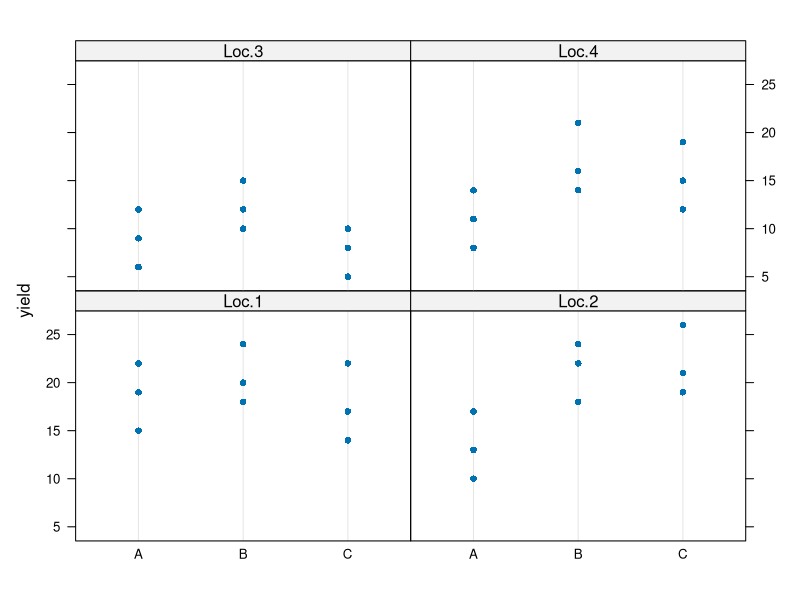
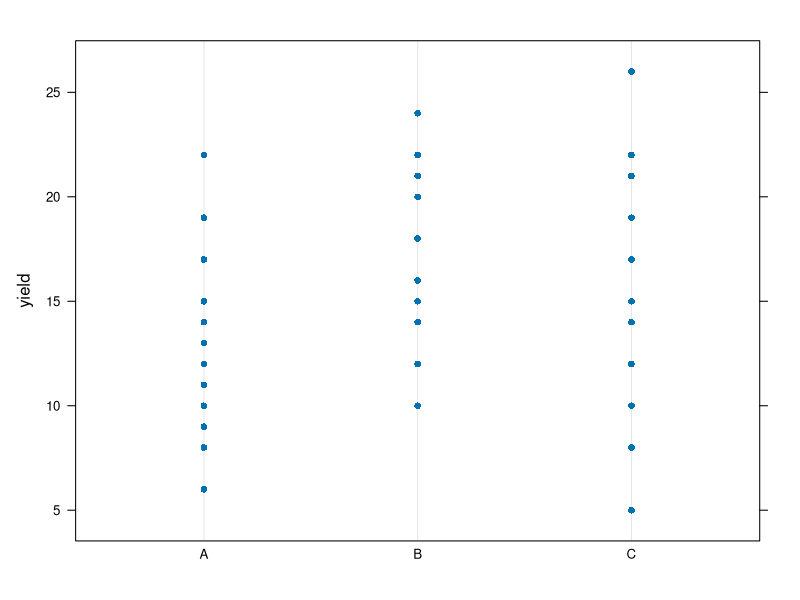

These charts were generated, in order, by the following R code: (Note: this script raises an error after producing the figures.)

library(lattice);

### Define data ####################################################################################
DF.potatoes <- data.frame(matrix(nrow=0,ncol=3));
colnames(DF.potatoes) <- c('yield','variety','location');
str(DF.potatoes);
DF.potatoes;

DF.potatoes <- rbind(DF.potatoes,data.frame(yield = c(15,19,22), variety  = rep('A',3), location = rep('Loc.1')));
DF.potatoes <- rbind(DF.potatoes,data.frame(yield = c(17,10,13), variety  = rep('A',3), location = rep('Loc.2')));
DF.potatoes <- rbind(DF.potatoes,data.frame(yield = c( 9,12, 6), variety  = rep('A',3), location = rep('Loc.3')));
DF.potatoes <- rbind(DF.potatoes,data.frame(yield = c(14, 8,11), variety  = rep('A',3), location = rep('Loc.4')));

DF.potatoes <- rbind(DF.potatoes,data.frame(yield = c(20,24,18), variety  = rep('B',3), location = rep('Loc.1')));
DF.potatoes <- rbind(DF.potatoes,data.frame(yield = c(24,18,22), variety  = rep('B',3), location = rep('Loc.2')));
DF.potatoes <- rbind(DF.potatoes,data.frame(yield = c(12,15,10), variety  = rep('B',3), location = rep('Loc.3')));
DF.potatoes <- rbind(DF.potatoes,data.frame(yield = c(21,16,14), variety  = rep('B',3), location = rep('Loc.4')));

DF.potatoes <- rbind(DF.potatoes,data.frame(yield = c(22,17,14), variety  = rep('C',3), location = rep('Loc.1')));
DF.potatoes <- rbind(DF.potatoes,data.frame(yield = c(26,19,21), variety  = rep('C',3), location = rep('Loc.2')));
DF.potatoes <- rbind(DF.potatoes,data.frame(yield = c(10, 5, 8), variety  = rep('C',3), location = rep('Loc.3')));
DF.potatoes <- rbind(DF.potatoes,data.frame(yield = c(19,15,12), variety  = rep('C',3), location = rep('Loc.4')));

str(DF.potatoes);
DF.potatoes;

### Using predefined functions lm() and anova() ####################################################
LM.potatoes.2 <- lm(
	formula = yield ~ variety * location,
	data    = DF.potatoes
	);
anova(LM.potatoes.2);

LM.potatoes.1 <- lm(
	formula = yield ~ variety + location,
	data    = DF.potatoes
	);
anova(LM.potatoes.1);

LM.potatoes.0 <- lm(
	formula = yield ~ variety,
	data    = DF.potatoes
	);
anova(LM.potatoes.0);

# plot the fat absorbed data, stratified by fat type:
pdf("exercise-2-10_dotplot-potatoes-variety-location.pdf");
dotplot(
	yield ~ variety | location,
	data = DF.potatoes
	);
dev.off();

pdf("exercise-2-10_dotplot-potatoes-variety.pdf");
dotplot(
	yield ~ variety,
	data = DF.potatoes
	);
dev.off();

### Conclusion #####################################################################################
# If we take our significance threshold to be 0.05, then we conclude that
# (1)  there is significant evidence for non-trivial variety effect, and
# (2)  there is significant evidence for non-trivial location effect, but
# (3)  there is NOT significant evidence for non-trivial variety-location interaction.

### Computing from first principle #################################################################
num.of.replicates <- 3;
num.of.varieties  <- length(levels(DF.potatoes[,'variety']));
num.of.locations  <- length(levels(DF.potatoes[,'location']));

mean.overall <- mean(DF.potatoes[,'yield']);

# compute SS.null.model
SS.null.model <- sum((DF.potatoes[,'yield'] - mean.overall)^2);
SS.null.model;

# compute SS.variety
DF.temp <- aggregate(
	formula = yield ~ variety,
	data    = DF.potatoes,
	FUN     = mean
	);
SS.variety <- num.of.locations * num.of.replicates * sum((DF.temp[,'yield'] - mean.overall)^2);
SS.variety;

# compute SS.location
DF.temp <- aggregate(
	formula = yield ~ location,
	data    = DF.potatoes,
	FUN     = mean
	);
SS.location <- num.of.varieties * num.of.replicates * sum((DF.temp[,'yield'] - mean.overall)^2);
SS.location;

# compute SS.full.model
DF.temp <- aggregate(
	formula = yield ~ variety + location,
	data    = DF.potatoes,
	FUN     = mean
	);
DF.temp <- merge(
	x  = DF.potatoes,
	y  = DF.temp,
	by = c('variety','location')
	);
SS.full.model <- sum((DF.temp[,'yield.x'] - DF.temp[,'yield.y'])^2);
SS.full.model;

# compute SS.interaction
DF.temp.0 <- aggregate(
	formula = yield ~ variety + location,
	data    = DF.potatoes,
	FUN     = mean
	);
colnames(DF.temp.0) <- c('variety','location','value');
DF.temp.1 <- DF.temp.0;

DF.temp.2 <- aggregate(
	formula = yield ~ variety,
	data    = DF.potatoes,
	FUN     = mean
	);

DF.temp.3 <- aggregate(
	formula = yield ~ location,
	data    = DF.potatoes,
	FUN     = mean
	);

DF.temp <- merge(
	x  = DF.temp.1,
	y  = DF.temp.2,
	by = "variety"
	);

DF.temp <- merge(
	x  = DF.temp,
	y  = DF.temp.3,
	by = "location"
	);

SS.interaction <- num.of.replicates * sum((DF.temp[,'value'] - DF.temp[,'yield.x'] - DF.temp[,'yield.y'] + mean.overall)^2);
SS.interaction;

# compute F-statistics
df.full.model <- num.of.varieties*num.of.locations*num.of.replicates - num.of.varieties*num.of.locations;
print("df.full.model");
print(df.full.model);

df.variety <- num.of.varieties - 1;
F.variety <- (SS.variety/df.variety)/(SS.full.model/df.full.model);
pvalue.variety <- pf(q=F.variety, df1=df.variety, df2=df.full.model, lower.tail=FALSE);
print("F.variety");
print(F.variety);
print("pvalue.variety");
print(pvalue.variety);

df.location <- num.of.locations - 1;
F.location <- (SS.location/df.location)/(SS.full.model/df.full.model);
pvalue.location <- pf(q=F.location, df1=df.location, df2=df.full.model, lower.tail=FALSE);
print("F.location");
print(F.location);
print("pvalue.location");
print(pvalue.location);

df.interaction <- num.of.varieties * num.of.locations - df.variety - df.location - 1;
F.interaction <- (SS.interaction/df.interaction)/(SS.full.model/df.full.model);
pvalue.interaction <- pf(q=F.interaction, df1=df.interaction, df2=df.full.model, lower.tail=FALSE);
print("F.interaction");
print(F.interaction);
print("pvalue.interaction");
print(pvalue.interaction);

